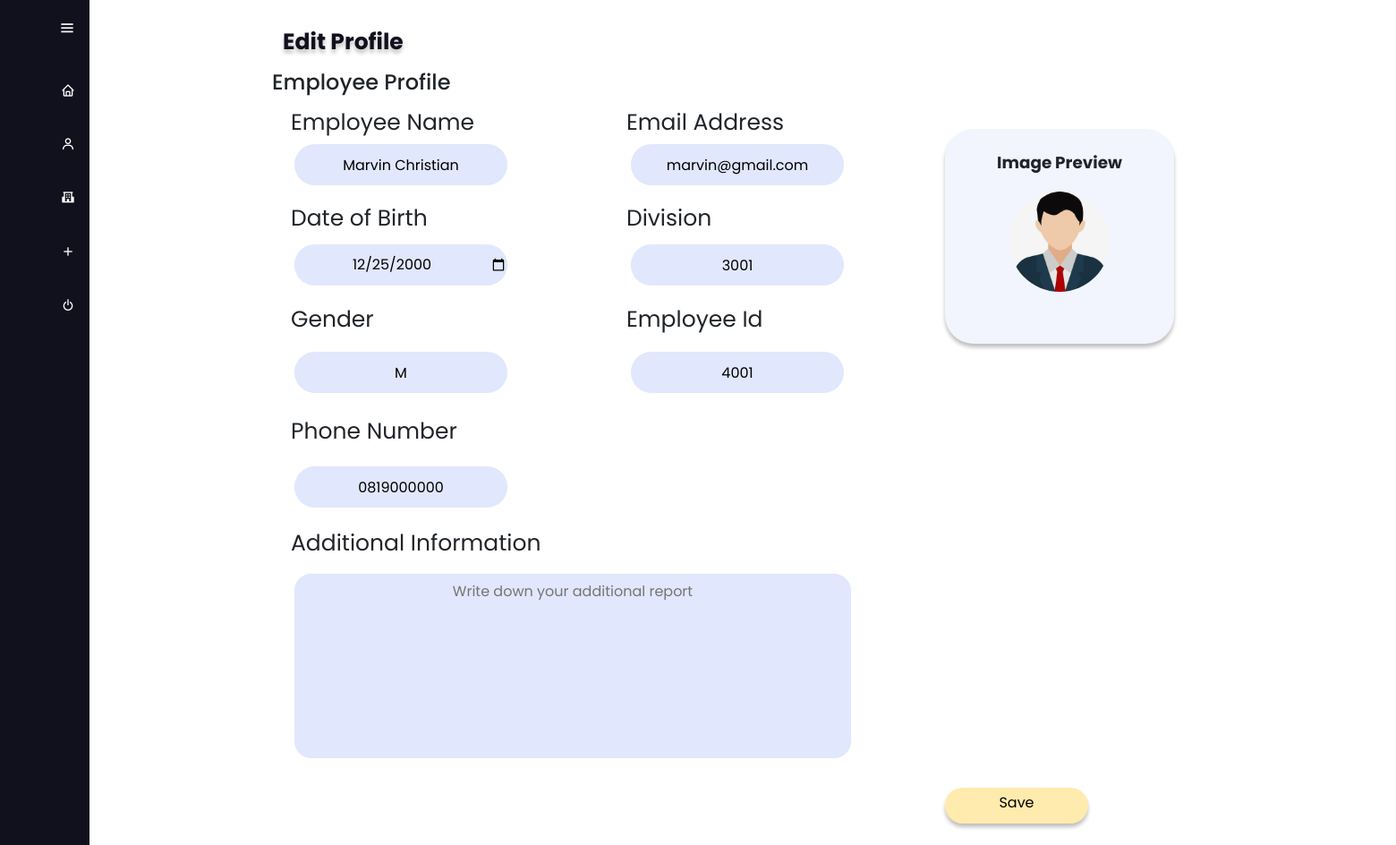
/pages/admin/edit-profile.php?employ=4001, run on the app's committed database.
### tables this page shows
CREATE TABLE Employee
(
    employee_id int NOT NULL,
    employee_name varchar(100) NOT NULL,
    employee_email varchar(255),
    employee_phone_no varchar(20),
    sex varchar(1) NOT NULL,
    date_of_birth date NOT NULL,
    division_id int NOT NULL,
    employee_photo varchar(255),
    PRIMARY KEY(employee_id),
    FOREIGN KEY(division_id) REFERENCES Division(division_id)
);

### pages/admin/edit-profile.php (the view, shortened to what this page needs)
<?php
include '../../modules/db_connect.php';
$empid = 0;
if(isset($_GET['employ'])) {
    $empid = $_GET['employ'];
}
$readQuery = "SELECT * FROM employee WHERE employee_id = $empid";
$res = mysqli_query($con, $readQuery);
if(mysqli_num_rows($res) > 0) {
    $res = mysqli_fetch_assoc($res);
}
$empName = $res['employee_name'];
$empGen = $res['sex'];
$empDob = $res['date_of_birth'];
$empDiv = $res['division_id'];
$empEmail = $res['employee_email'];
$empPhone = $res['employee_phone_no'];
?>
<!DOCTYPE html>
<html lang="en">
<head>
    <link rel="stylesheet" href="../../assets/css/edit-profile.css">
    <link href='https://unpkg.com/boxicons@2.0.9/css/boxicons.min.css' rel='stylesheet'>
    <link href="https://cdn.jsdelivr.net/npm/bootstrap@5.1.1/dist/css/bootstrap.min.css" rel="stylesheet">
</head>
<body>
    <div class="sidebar">
        <div class="logo_content">
            <i class='bx bx-menu'id="btn"></i>
        </div>
        <ul class="nav_list">
            <li>
                <a href="admin-dashboard.php">
                    <i class='bx bx-home'></i>
                </a>
            </li>
            <li>
                <a href="employee.php">
                    <i class='bx bx-user'></i>
                </a>
            </li>
            <li>
                <a href="department.php">
                    <i class='bx bxs-school'></i>
                </a>
            </li>
            <li>
                <a href="add-task.php">
                    <i class='bx bx-plus'></i>
                </a>
            </li>
            <li>
                <a href="../modules/logout.php">
                    <i class='bx bx-power-off'></i>
                </a>
            </li>
        </ul>
    </div>
    <div class="task_content">
        <div class="text">Edit Profile</div>
        <h4>Employee Profile</h4>
    </div>
   <div class="title1">
        <form action="../../modules/profile-edit.php" method="POST" >
            <div class="text1">Employee Name</div>
            <div class="form_div">
                <?php echo"<input type='text' class='form_input' name='employee-name' placeholder=''Employee Name' value='$empName'>"; ?>
            </div>
            <div class="text2">Date of Birth</div>
            <div class="form_div1">
                <?php echo"<input type='date' class='form_input1' name='Date_of_birth' placeholder='Date Of Birth' value='$empDob'>"; ?>
            </div>
            <div class="text3">Gender</div>
            <div class="form_div2">
                <?php echo"<input type='text' class='form_input2' name='Gender' placeholder='Gender' value='$empGen'>"; ?>
            </div>
            <div class="text4">Phone Number</div>
            <div class="form_div3">
                <?php echo"<input type='text' class='form_input3' name='Phone-Number' placeholder='Phone Number' value='$empPhone'>"; ?>
            </div>
            <div class="text5">Email Address</div>
            <div class="form_div4">
                <?php echo"<input type='text' class='form_input4' name='Email-Address' placeholder='Email Address' value='$empEmail'>"; ?>
            </div>
            <div class="text6">Division</div>
            <div class="form_div5">
                <?php echo"<input type='text' class='form_input5' name='Division' placeholder='Division' value='$empDiv'>"; ?>
            </div>
            <div class="text7">Employee Id</div>
            <div class="form_div6">
                <?php echo"<input type='text' class='form_input6' name='Employee-Id' placeholder='Employee Id' value='$empid'readonly>"; ?>
            </div>
            <div class="text8">Additional Information</div>
            <div class="form_div7">
                <textarea name="additional-report" class="form_input8" placeholder="Write down your additional report"></textarea>
            </div>
        </div>
    <div class="add-employee-container">
        <div class="row">
            <div class="col-lg-3 col-sm-12">
                <div class="jumbotron card2">
                    <label class="preview-label">Image Preview</label>
                    <div class="image1">
                        <img src="../../assets/img/user-icon.jpg" onclick="triggerClick()" alt="upload-photo-employee" class="img-fluid rounded-circle image2" id="placeholder-image">
                    </div>
                </div>
            </div>
        </div>
    </div>
 <a href=""
 class="button2">Save </a>
</body>
</html>

### assets/css/edit-profile.css (style rules this page uses)
* { margin: 0; padding: 0; box-sizing: border-box; font-family: "Poppins", sans-serif; }
body { position: relative; min-height: 100vh; width: 100%; overflow-x: hidden; }
.sidebar { position: fixed; z-index: 999; top: 0; left: 0; height: 100%; width: 100px; background: #11101d; padding: 6px 14px; transition: all 0.5s ease; }
.sidebar #btn { position: absolute; color: #fff; left: 75%; top: 6px; font-size: 20px; height: 50px; width: 50px; text-align: center; line-height: 50px; transform: translateX(-50%); }
.sidebar ul { margin-top: 20px; }
.sidebar ul li { position: relative; height: 60px; width: 100%; margin: 0 5px; list-style: none; line-height: 50px; }
.sidebar ul li a { color: #fff; display: flex; align-items: center; text-decoration: none; transition: all 0.4s ease; border-radius: 12px; white-space: nowrap; }
.sidebar ul li i { height: 50px; min-width: 50px; border-radius: 12px; line-height: 50px; text-align: center; }
.task_content { position: absolute; margin-top: 1em; margin-left: 19em; height: 100%; width: calc(100% - 250px); transition: all 0.5s ease; }
.task_content .text { margin: 12px; font-size: 25px; font-weight: bolder; text-shadow: 0px 4px 4px rgba(0, 0, 0, 0.25); color: #11101d; }
.text1 { position: absolute; top: 4.7em; left: 13em; font-size: 25px; }
.form_input { height: 3em; width: 15em; background: #e1e7fc; border: 1px solid #fff; border-radius: 40px; top: 10em; left: 20.5em; position: absolute; text-align: center; }
.text2 { position: absolute; top: 9em; left: 13em; font-size: 25px; }
.form_input1 { height: 3em; width: 15em; background: #e1e7fc; border: 1px solid #fff; border-radius: 40px; top: 17em; left: 20.5em; position: absolute; text-align: center; }
.text3 { position: absolute; top: 13.5em; left: 13em; font-size: 25px; }
.form_input2 { height: 3em; width: 15em; background: #e1e7fc; border: 1px solid #fff; border-radius: 40px; top: 24.5em; left: 20.5em; position: absolute; text-align: center; }
.text4 { position: absolute; top: 18.5em; left: 13em; font-size: 25px; }
.form_input3 { height: 3em; width: 15em; background: #e1e7fc; border: 1px solid #fff; border-radius: 40px; top: 32.5em; left: 20.5em; position: absolute; text-align: center; }
.text5 { position: absolute; top: 4.7em; left: 28em; font-size: 25px; }
.form_input4 { height: 3em; width: 15em; background: #e1e7fc; border: 1px solid #fff; border-radius: 40px; top: 10em; left: 44em; position: absolute; text-align: center; }
.text6 { position: absolute; top: 9em; left: 28em; font-size: 25px; }
.form_input5 { height: 3em; width: 15em; background: #e1e7fc; border: 1px solid #fff; border-radius: 40px; top: 17em; left: 44em; position: absolute; text-align: center; }
.text7 { position: absolute; top: 13.5em; left: 28em; font-size: 25px; }
.form_input6 { height: 3em; width: 15em; background: #e1e7fc; border: 1px solid #fff; border-radius: 40px; top: 24.5em; left: 44em; position: absolute; text-align: center; }
.text8 { position: absolute; top: 23.5em; left: 13em; font-size: 25px; }
.form_input8 { height: 13em; width: 39em; background: #e1e7fc; border: 1px solid #fff; padding: 0.5em; border-radius: 20px; top: 40em; left: 20.5em; position: absolute; text-align: center; overflow-wrap: break-word; resize: none !important; }
.button2 { position: absolute; padding: 5px 20px; border-radius: 40em; text-align: center; color: black; text-decoration: none; width: 10em; height: 2.5em; top: 55em; left: 66em; background: #ffebad; transition-duration: 200ms; box-shadow: 0px 4px 4px rgba(0, 0, 0, 0.25); }
.add-employee-container { width: 70em; height: 50em; left: 76em; bottom: -9em; position: relative; box-sizing: border-box; }
.preview-label { font-size: 1.15em; font-weight: bold; margin-bottom: 1em; }
.card2 { background-color: #f2f5fe; position: absolute; height: 15em; width: 16em; left: -10em; margin-bottom: 2em; box-shadow: 0px 4px 4px rgba(0, 0, 0, 0.25); border-radius: 2em; text-align: center; padding-top: 1.5em; }
.card2 .image2 { display: inline-block; border-radius: 50%; overflow: hidden; width: 7em; height: 7em; }
.image2 { width: 6em; text-align: center; }

### data on the page
employee: employee-name "Marvin Christian", Date_of_birth "12/25/2000", Gender "M", Phone-Number "0819000000", Email-Address "marvin@gmail.com", Division "3001"
